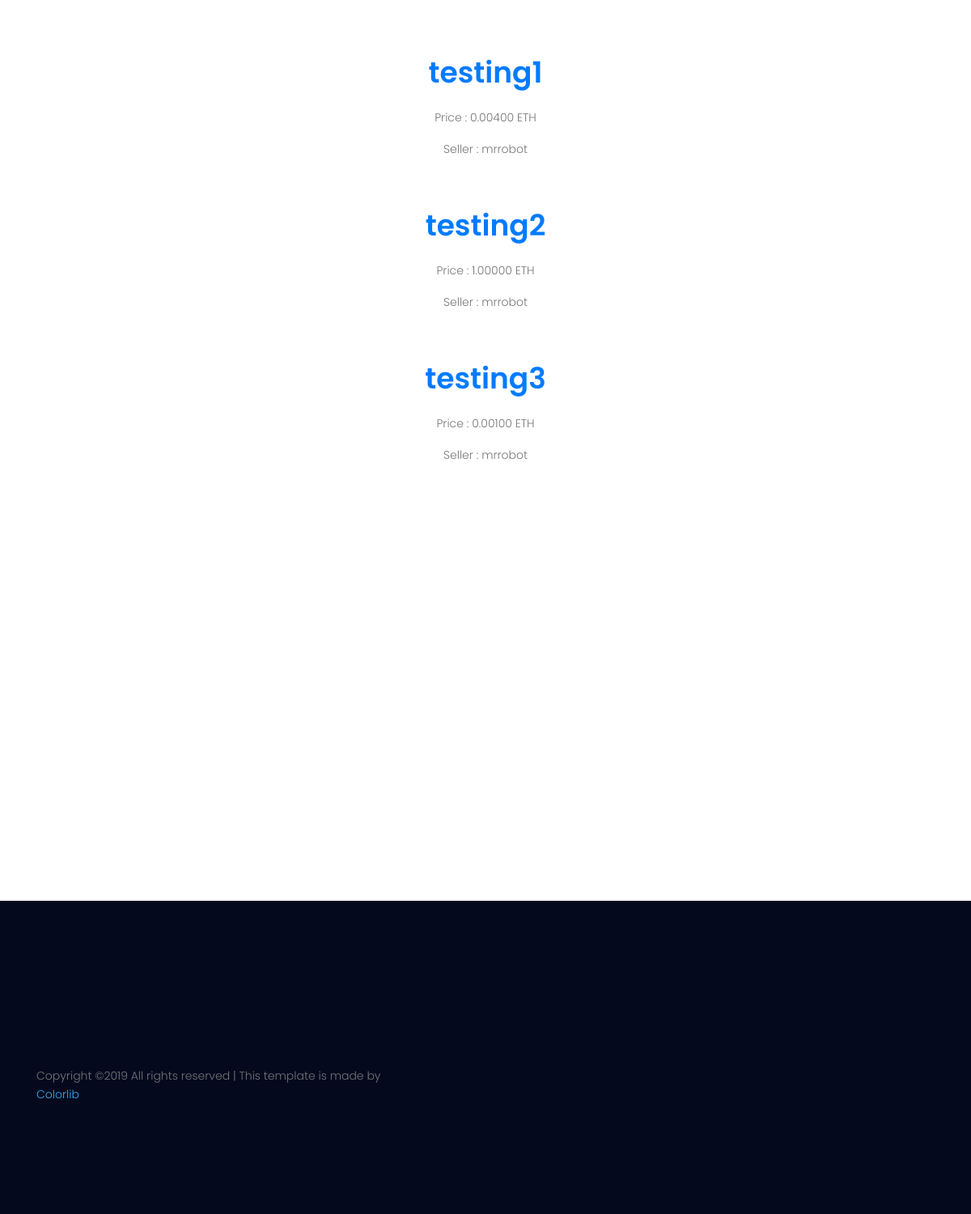
The app's page /fileupload/uploads (signed in) with its own data.
### fileupload/models.py (models this page shows, shortened)
class FileUpload(models.Model):
	user = models.ForeignKey(User, on_delete=models.CASCADE)
	name = models.CharField(max_length=250 ,blank=False, null=False)
	price = models.DecimalField(max_digits=7, decimal_places=5, default=0)
	ethaddress = models.CharField(max_length=250 ,blank=False, null=False)
	file = models.FileField(upload_to='files/')
	created_at = models.DateTimeField(auto_now_add=True)
	updated_at = models.DateTimeField(auto_now=True)

### fileupload/views.py (the view)
# urls.py: path('uploads', views.UploadedFilesView, name='uploaded_files_view'),
@login_required
def UploadedFilesView(request):
	template_name = 'fileupload/uploadedfiles.html'
	print('filessad')
	files = FileUpload.objects.all()
	if files is None:
		return HttpResponse("Upload a file first")
	else:
		context={'files' : files}
		return render(request, template_name, context)

### fileupload/templates/fileupload/uploadedfiles.html
{% include 'fileupload/header.html' %}
{% load static %}
<br><br><br>
<center>
<div class="container">
{% if files %}
{% for file in files %}
  <div class="box">
    <div class="boxContent">
      <h1 class="title"><a class="titled" href="{% url 'fileupload:downloadfile' file.id %}" name="hashvalue" value="{{ file.id }}">{{ file.name }}</a></h1>
      <br>
      <p>Price : {{ file.price }} ETH</p>
       <p>Seller : {{ file.user.username }}</p>
      <br><br>
    </div>
  </div>
{% endfor %}
{% endif %}
</div>
</center>
<br><br><br><br><br><br><br><br><br><br><br><br><br><br><br><br><br><br><br><br><br>
{% include 'fileupload/footer.html' %}

### fileupload/templates/fileupload/header.html (shortened to what this page needs)
	{% load static %}
	<!DOCTYPE html>
	<html lang="zxx" class="no-js">
	<head>
			<link rel="stylesheet" href="{% static 'css/linearicons.css' %}">
			<link rel="stylesheet" href="{% static 'css/owl.carousel.css' %}">
			<link rel="stylesheet" href="{% static 'css/font-awesome.min.css' %}">
			<link rel="stylesheet" href="{% static 'css/nice-select.css' %}">
			<link rel="stylesheet" href="{% static 'css/magnific-popup.css' %}">
			<link rel="stylesheet" href="{% static 'css/bootstrap.css' %}">
			<link rel="stylesheet" href="{% static 'css/main4.css' %}">
			<link rel="stylesheet" href="{% static 'css/mainhome.css' %}">
		</head>
		<header id="header" id="home">
		    <div class="container">
		    	<div class="row align-items-center justify-content-between d-flex">
			      <nav id="nav-menu-container">
			        <ul class="nav-menu">
			          <li class="menu-active"><a href="{% url 'fileupload:index' %}">Home</a></li>
			          <li><a href="{% url 'fileupload:uploaded_files_view' %}">Marketplace</a></li>
			          <li><a href="{% url 'account_logout' %}">Logout</a></li>
			        </ul>
			      </nav>
		    	</div>
		    </div>
		</header>

### fileupload/templates/fileupload/footer.html (shortened to what this page needs)
		{% load static %}
			<footer class="footer-area section-gap">
				<div class="container">
					<div class="row">
						<div class="col-lg-5 col-md-6 col-sm-6">
							<div class="single-footer-widget">
								<h6><br></h6>
								<p><br>
								</p>
								<p class="footer-text">
Copyright &copy;<script>document.write(new Date().getFullYear());</script> All rights reserved | This template is made by <a href="https://colorlib.com" target="_blank">Colorlib</a>
								</p>
							</div>
						</div>
					</div>
				</div>
			</footer>
		</body>
	</html>

### authenticate/static/css/main4.css (style rules this page uses)
:root { --theme-color:#752ceb }

### fileupload/static/css/mainhome.css (style rules this page uses)
ol,ul { margin:0;padding:0;list-style:none }
a { -webkit-transition:all .3s ease 0s;-moz-transition:all .3s ease 0s;-o-transition:all .3s ease 0s;transition:all .3s ease 0s }
a,a:focus,a:hover { text-decoration:none;outline:0 }
h1,h2,h3,h4,h5,h6 { font-family:Poppins,sans-serif;color:#222;line-height:1.2em!important;margin-bottom:0;margin-top:0;font-weight:600 }
.h1,h1 { font-size:36px }
.h6,h6 { font-size:14px;color:#222 }
h1 { font-size:36px }
h6 { font-size:14px }
h1,h2,h3,h4,h5,h6 { line-height:1.5em }
#header { padding:14px 0;position:fixed;left:0;top:0;right:0;transition:all .5s;z-index:997 }
.nav-menu,.nav-menu * { margin:0;padding:0;list-style:none }
.nav-menu li { position:relative;white-space:nowrap }
.nav-menu>li { float:left }
#nav-menu-container { margin:0 }
@media (min-width:1024px) { #nav-menu-container { padding-right:60px } }
.nav-menu a { padding:6px 10px;text-decoration:none;display:inline-block;color:#fff;font-weight:400;font-size:12px;text-transform:uppercase;outline:0 }
.nav-menu>li { margin-left:10px }
#mobile-nav { position:fixed;top:0;padding-top:18px;bottom:0;z-index:998;background:rgba(0,0,0,.8);left:-260px;width:260px;overflow-y:auto;transition:.4s }
#mobile-nav ul { padding:0;margin:0;list-style:none }
#mobile-nav ul li { position:relative }
#mobile-nav ul li a { color:#fff;font-size:13px;text-transform:uppercase;overflow:hidden;padding:10px 22px 10px 15px;position:relative;text-decoration:none;width:100%;display:block;outline:0;font-weight:700 }
.section-gap { padding:120px 0 }
.footer-area { padding-top:100px;background-color:#04091e }
.footer-area h6 { color:#fff;margin-bottom:25px;font-size:18px;font-weight:600 }
.footer-text { padding-top:20px }
.footer-text a,.footer-text i { color:#3bacf0 }

### records on screen
FileUpload: {{ file.id }} 1 (drawn), name "testing1", price "0.00400", user.username "mrrobot"
FileUpload: {{ file.id }} 2 (drawn), name "testing2", price "1.00000", user.username "mrrobot"
FileUpload: {{ file.id }} 3 (drawn), name "testing3", price "0.00100", user.username "mrrobot"
